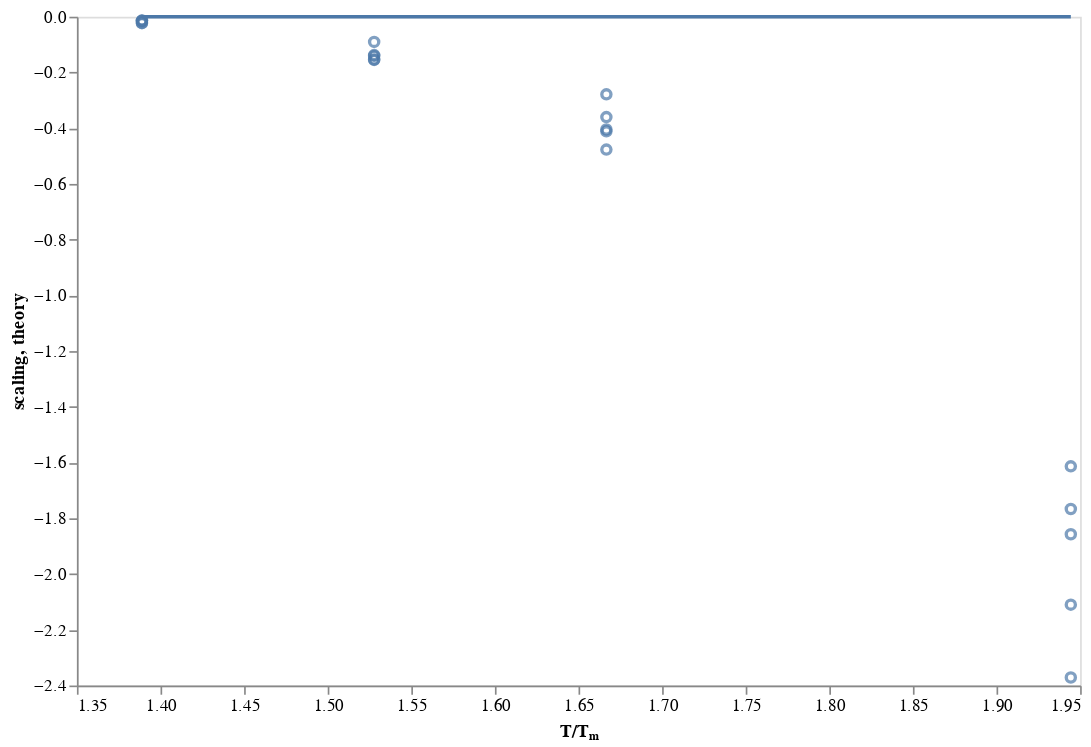

Source (notebook cell):
### Code cell
c = alt.Chart(df_fit).encode(
    x=alt.X('temp_norm', title='T/Tₘ', scale=alt.Scale(zero=False)),
)

c.mark_point().encode(y="scaling") + c.mark_line().encode(y="theory")

### Figure 1 — Vega-Lite specification as saved in the notebook (floating-point values rounded to 4 significant figures)
{"$schema": "https://vega.github.io/schema/vega-lite/v2.6.0.json", "config": {"axis": {"grid": false}, "view": {"height": 400, "width": 600}}, "datasets": {"data-70e3434b546b1ab92f33573ad14f7ce6": [{"scaling": -0.0231, "temp_norm": 1.389, "theory": -5.433e-05}, {"scaling": -0.01473, "temp_norm": 1.389, "theory": -5.433e-05}, {"scaling": -0.01391, "temp_norm": 1.389, "theory": -5.433e-05}, {"scaling": -0.02163, "temp_norm": 1.389, "theory": -5.433e-05}, {"scaling": -0.01511, "temp_norm": 1.389, "theory": -5.433e-05}, {"scaling": -0.1551, "temp_norm": 1.528, "theory": -6.703e-05}, {"scaling": -0.09054, "temp_norm": 1.528, "theory": -6.703e-05}, {"scaling": -0.1407, "temp_norm": 1.528, "theory": -6.703e-05}, {"scaling": -0.1375, "temp_norm": 1.528, "theory": -6.703e-05}, {"scaling": -0.1536, "temp_norm": 1.528, "theory": -6.703e-05}, {"scaling": -0.2785, "temp_norm": 1.667, "theory": -7.761e-05}, {"scaling": -0.4046, "temp_norm": 1.667, "theory": -7.761e-05}, {"scaling": -0.3602, "temp_norm": 1.667, "theory": -7.761e-05}, {"scaling": -0.4112, "temp_norm": 1.667, "theory": -7.761e-05}, {"scaling": -0.4767, "temp_norm": 1.667, "theory": -7.761e-05}, {"scaling": -1.767, "temp_norm": 1.944, "theory": -9.424e-05}, {"scaling": -1.857, "temp_norm": 1.944, "theory": -9.424e-05}, {"scaling": -1.614, "temp_norm": 1.944, "theory": -9.424e-05}, {"scaling": -2.371, "temp_norm": 1.944, "theory": -9.424e-05}, {"scaling": -2.11, "temp_norm": 1.944, "theory": -9.424e-05}]}, "layer": [{"data": {"name": "data-70e3434b546b1ab92f33573ad14f7ce6"}, "encoding": {"x": {"field": "temp_norm", "scale": {"zero": false}, "title": "T/Tₘ", "type": "quantitative"}, "y": {"field": "scaling", "type": "quantitative"}}, "mark": "point"}, {"data": {"name": "data-70e3434b546b1ab92f33573ad14f7ce6"}, "encoding": {"x": {"field": "temp_norm", "scale": {"zero": false}, "title": "T/Tₘ", "type": "quantitative"}, "y": {"field": "theory", "type": "quantitative"}}, "mark": "line"}]}
